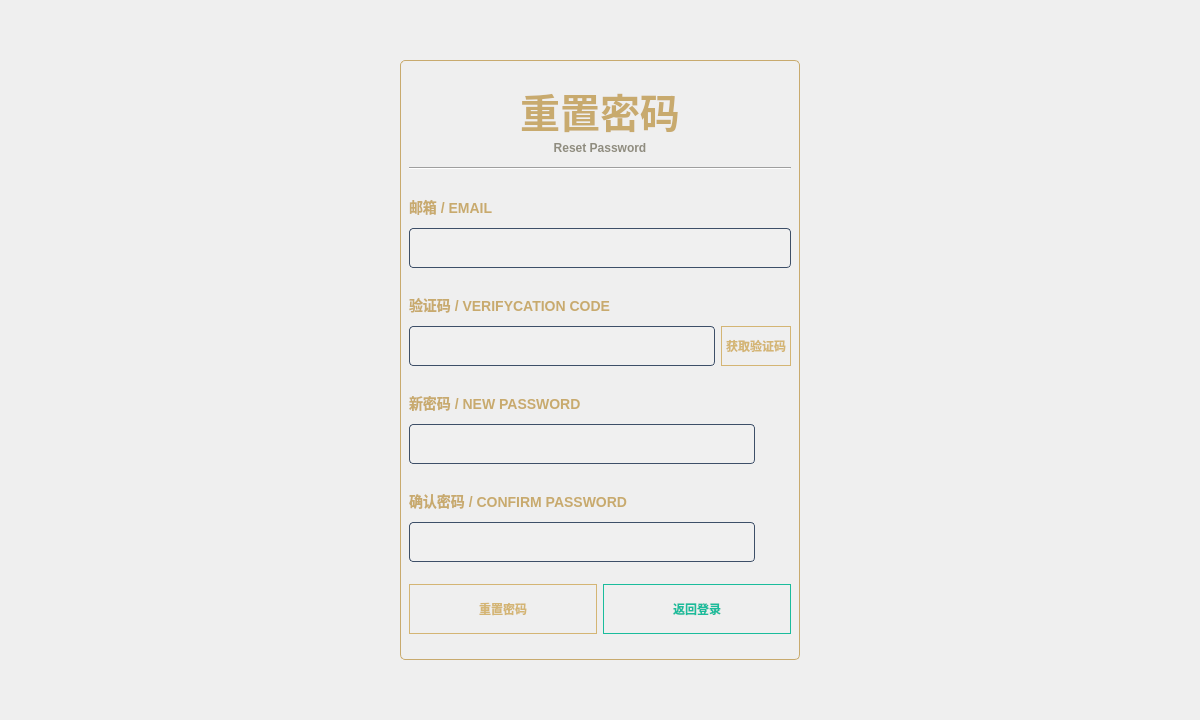
<?xml version="1.0" encoding="UTF-8"?>
<ui version="4.0">
 <class>ResetWidget</class>
 <widget class="QWidget" name="ResetWidget">
  <property name="geometry">
   <rect>
    <x>0</x>
    <y>0</y>
    <width>1200</width>
    <height>720</height>
   </rect>
  </property>
  <property name="minimumSize">
   <size>
    <width>1200</width>
    <height>720</height>
   </size>
  </property>
  <property name="maximumSize">
   <size>
    <width>1200</width>
    <height>720</height>
   </size>
  </property>
  <property name="windowTitle">
   <string>Form</string>
  </property>
  <layout class="QGridLayout" name="gridLayout">
   <item row="0" column="1">
    <spacer name="verticalSpacer">
     <property name="orientation">
      <enum>Qt::Vertical</enum>
     </property>
     <property name="sizeHint" stdset="0">
      <size>
       <width>20</width>
       <height>42</height>
      </size>
     </property>
    </spacer>
   </item>
   <item row="1" column="0">
    <spacer name="horizontalSpacer">
     <property name="orientation">
      <enum>Qt::Horizontal</enum>
     </property>
     <property name="sizeHint" stdset="0">
      <size>
       <width>382</width>
       <height>20</height>
      </size>
     </property>
    </spacer>
   </item>
   <item row="1" column="1">
    <widget class="QWidget" name="widget" native="true">
     <property name="minimumSize">
      <size>
       <width>400</width>
       <height>600</height>
      </size>
     </property>
     <property name="maximumSize">
      <size>
       <width>400</width>
       <height>600</height>
      </size>
     </property>
     <property name="styleSheet">
      <string notr="true">#widget{	
	border: 1px solid #C8AA6E;      
	font-family: 'Microsoft YaHei';
	border-radius: 5px;
}</string>
     </property>
     <layout class="QVBoxLayout" name="verticalLayout_6">
      <item>
       <layout class="QVBoxLayout" name="verticalLayout">
        <item>
         <widget class="QLabel" name="title_lbl">
          <property name="minimumSize">
           <size>
            <width>0</width>
            <height>50</height>
           </size>
          </property>
          <property name="maximumSize">
           <size>
            <width>16777215</width>
            <height>50</height>
           </size>
          </property>
          <property name="styleSheet">
           <string notr="true">	border: none;      
   	color: #C8AA6E;
	font-size: 40px;
	font-weight: bold;
	font-family: 'Microsoft YaHei';</string>
          </property>
          <property name="text">
           <string>重置密码</string>
          </property>
          <property name="alignment">
           <set>Qt::AlignCenter</set>
          </property>
         </widget>
        </item>
        <item>
         <widget class="QLabel" name="title_lbl_en">
          <property name="minimumSize">
           <size>
            <width>0</width>
            <height>20</height>
           </size>
          </property>
          <property name="maximumSize">
           <size>
            <width>16777215</width>
            <height>20</height>
           </size>
          </property>
          <property name="styleSheet">
           <string notr="true">	border: none;      
   	color: #8F8C7F;
	font-size: 12px;
	font-weight: bold;
	font-family: 'Microsoft YaHei';</string>
          </property>
          <property name="text">
           <string>Reset Password</string>
          </property>
          <property name="alignment">
           <set>Qt::AlignHCenter|Qt::AlignTop</set>
          </property>
         </widget>
        </item>
        <item>
         <widget class="Line" name="line">
          <property name="styleSheet">
           <string notr="true">/* 水平线 */
QFrame[frameShape=&quot;4&quot;] {
    border: none;
    /* 最后那个数字 120 是透明度(0-255)，越小越淡，看起来越细 */
    background-color: rgba(200, 170, 110, 120); 
    max-height: 1px;     /* 物理占用依然是 1px */
    min-height: 1px;
}</string>
          </property>
          <property name="orientation">
           <enum>Qt::Horizontal</enum>
          </property>
         </widget>
        </item>
       </layout>
      </item>
      <item>
       <layout class="QVBoxLayout" name="verticalLayout_2">
        <item>
         <widget class="QLabel" name="email_lbl">
          <property name="minimumSize">
           <size>
            <width>0</width>
            <height>30</height>
           </size>
          </property>
          <property name="maximumSize">
           <size>
            <width>16777215</width>
            <height>30</height>
           </size>
          </property>
          <property name="styleSheet">
           <string notr="true">   	color: #C8AA6E;
	font-size: 14px;
	font-weight: bold;
	font-family: 'Microsoft YaHei';</string>
          </property>
          <property name="text">
           <string>邮箱 / EMAIL</string>
          </property>
         </widget>
        </item>
        <item>
         <widget class="QLineEdit" name="email_edit">
          <property name="minimumSize">
           <size>
            <width>0</width>
            <height>40</height>
           </size>
          </property>
          <property name="maximumSize">
           <size>
            <width>16777215</width>
            <height>40</height>
           </size>
          </property>
          <property name="styleSheet">
           <string notr="true">QLineEdit {
    background-color: rgba(255, 255, 255, 0.05); /* 极淡的白色透明背景 */
    border: 1px solid #3d4f68;                   /* 蓝灰色边框 */
    border-radius: 4px;                          /* 轻微圆角 */
    padding: 8px 10px;                           /* 内部文字间距 */
    color: #cccccc;                              /* 输入文字颜色：浅灰 */
    font-family: &quot;Microsoft YaHei&quot;;
    font-size: 14px;
    selection-background-color: #d4b574;         /* 选中文字背景色：金色 */
}

/* 输入框获得焦点时 */
QLineEdit:focus {
    border: 1px solid #d4b574; /* 获得焦点变金色边框 */
    background-color: rgba(255, 255, 255, 0.08);
}</string>
          </property>
         </widget>
        </item>
       </layout>
      </item>
      <item>
       <layout class="QVBoxLayout" name="verticalLayout_3">
        <item>
         <widget class="QLabel" name="verify_lbl">
          <property name="minimumSize">
           <size>
            <width>0</width>
            <height>30</height>
           </size>
          </property>
          <property name="maximumSize">
           <size>
            <width>16777215</width>
            <height>30</height>
           </size>
          </property>
          <property name="styleSheet">
           <string notr="true">   	color: #C8AA6E;
	font-size: 14px;
	font-weight: bold;
	font-family: 'Microsoft YaHei';</string>
          </property>
          <property name="text">
           <string>验证码 / VERIFYCATION CODE</string>
          </property>
         </widget>
        </item>
        <item>
         <layout class="QHBoxLayout" name="horizontalLayout_2">
          <item>
           <widget class="QLineEdit" name="verify_edit">
            <property name="minimumSize">
             <size>
              <width>0</width>
              <height>40</height>
             </size>
            </property>
            <property name="maximumSize">
             <size>
              <width>16777215</width>
              <height>40</height>
             </size>
            </property>
            <property name="styleSheet">
             <string notr="true">QLineEdit {
    background-color: rgba(255, 255, 255, 0.05); /* 极淡的白色透明背景 */
    border: 1px solid #3d4f68;                   /* 蓝灰色边框 */
    border-radius: 4px;                          /* 轻微圆角 */
    padding: 8px 10px;                           /* 内部文字间距 */
    color: #cccccc;                              /* 输入文字颜色：浅灰 */
    font-family: &quot;Microsoft YaHei&quot;;
    font-size: 14px;
    selection-background-color: #d4b574;         /* 选中文字背景色：金色 */
}

/* 输入框获得焦点时 */
QLineEdit:focus {
    border: 1px solid #d4b574; /* 获得焦点变金色边框 */
    background-color: rgba(255, 255, 255, 0.08);
}</string>
            </property>
           </widget>
          </item>
          <item>
           <widget class="QPushButton" name="get_verify_btn">
            <property name="minimumSize">
             <size>
              <width>70</width>
              <height>40</height>
             </size>
            </property>
            <property name="maximumSize">
             <size>
              <width>70</width>
              <height>40</height>
             </size>
            </property>
            <property name="styleSheet">
             <string notr="true">QPushButton#get_verify_btn {
    border: 1px solid #d4b574;  /* 金色边框 */
    color: #d4b574;             /* 金色文字 */
	font-weight: bold;
}

QPushButton#get_verify_btn:hover {
    background-color: rgba(212, 181, 116, 0.1); /* 悬停时微亮 */
    border: 1px solid #ead095;
	font-weight: bold;
}

QPushButton#get_verify_btn:pressed {
    background-color: rgba(212, 181, 116, 0.2); /* 按下效果 */
    padding-top: 1px; /* 模拟按压位移 */
    padding-left: 1px;
	font-weight: bold;
}</string>
            </property>
            <property name="text">
             <string>获取验证码</string>
            </property>
           </widget>
          </item>
         </layout>
        </item>
       </layout>
      </item>
      <item>
       <layout class="QVBoxLayout" name="verticalLayout_4">
        <item>
         <widget class="QLabel" name="password_lbl">
          <property name="minimumSize">
           <size>
            <width>0</width>
            <height>30</height>
           </size>
          </property>
          <property name="maximumSize">
           <size>
            <width>16777215</width>
            <height>30</height>
           </size>
          </property>
          <property name="styleSheet">
           <string notr="true">   	color: #C8AA6E;
	font-size: 14px;
	font-weight: bold;
	font-family: 'Microsoft YaHei';</string>
          </property>
          <property name="text">
           <string>新密码 / NEW PASSWORD</string>
          </property>
         </widget>
        </item>
        <item>
         <layout class="QHBoxLayout" name="horizontalLayout_3">
          <item>
           <widget class="QLineEdit" name="password_edit">
            <property name="minimumSize">
             <size>
              <width>0</width>
              <height>40</height>
             </size>
            </property>
            <property name="maximumSize">
             <size>
              <width>16777215</width>
              <height>40</height>
             </size>
            </property>
            <property name="styleSheet">
             <string notr="true">QLineEdit {
    background-color: rgba(255, 255, 255, 0.05); /* 极淡的白色透明背景 */
    border: 1px solid #3d4f68;                   /* 蓝灰色边框 */
    border-radius: 4px;                          /* 轻微圆角 */
    padding: 8px 10px;                           /* 内部文字间距 */
    color: #cccccc;                              /* 输入文字颜色：浅灰 */
    font-family: &quot;Microsoft YaHei&quot;;
    font-size: 14px;
    selection-background-color: #d4b574;         /* 选中文字背景色：金色 */
}

/* 输入框获得焦点时 */
QLineEdit:focus {
    border: 1px solid #d4b574; /* 获得焦点变金色边框 */
    background-color: rgba(255, 255, 255, 0.08);
}</string>
            </property>
           </widget>
          </item>
          <item>
           <widget class="QToolButton" name="password_tool">
            <property name="minimumSize">
             <size>
              <width>30</width>
              <height>30</height>
             </size>
            </property>
            <property name="styleSheet">
             <string notr="true">QToolButton { 
	border: none; background: transparent;
}</string>
            </property>
            <property name="text">
             <string/>
            </property>
           </widget>
          </item>
         </layout>
        </item>
       </layout>
      </item>
      <item>
       <layout class="QVBoxLayout" name="verticalLayout_5">
        <item>
         <widget class="QLabel" name="confirm_lbl">
          <property name="minimumSize">
           <size>
            <width>0</width>
            <height>30</height>
           </size>
          </property>
          <property name="maximumSize">
           <size>
            <width>16777215</width>
            <height>30</height>
           </size>
          </property>
          <property name="styleSheet">
           <string notr="true">   	color: #C8AA6E;
	font-size: 14px;
	font-weight: bold;
	font-family: 'Microsoft YaHei';</string>
          </property>
          <property name="text">
           <string>确认密码 / CONFIRM PASSWORD</string>
          </property>
         </widget>
        </item>
        <item>
         <layout class="QHBoxLayout" name="horizontalLayout_4">
          <item>
           <widget class="QLineEdit" name="confirm_edit">
            <property name="minimumSize">
             <size>
              <width>0</width>
              <height>40</height>
             </size>
            </property>
            <property name="maximumSize">
             <size>
              <width>16777215</width>
              <height>40</height>
             </size>
            </property>
            <property name="styleSheet">
             <string notr="true">QLineEdit {
    background-color: rgba(255, 255, 255, 0.05); /* 极淡的白色透明背景 */
    border: 1px solid #3d4f68;                   /* 蓝灰色边框 */
    border-radius: 4px;                          /* 轻微圆角 */
    padding: 8px 10px;                           /* 内部文字间距 */
    color: #cccccc;                              /* 输入文字颜色：浅灰 */
    font-family: &quot;Microsoft YaHei&quot;;
    font-size: 14px;
    selection-background-color: #d4b574;         /* 选中文字背景色：金色 */
}

/* 输入框获得焦点时 */
QLineEdit:focus {
    border: 1px solid #d4b574; /* 获得焦点变金色边框 */
    background-color: rgba(255, 255, 255, 0.08);
}</string>
            </property>
           </widget>
          </item>
          <item>
           <widget class="QToolButton" name="confirm_tool">
            <property name="minimumSize">
             <size>
              <width>30</width>
              <height>30</height>
             </size>
            </property>
            <property name="styleSheet">
             <string notr="true">QToolButton { 
	border: none; background: transparent;
}</string>
            </property>
            <property name="text">
             <string/>
            </property>
           </widget>
          </item>
         </layout>
        </item>
       </layout>
      </item>
      <item>
       <layout class="QHBoxLayout" name="horizontalLayout">
        <item>
         <widget class="QPushButton" name="reset_btn">
          <property name="minimumSize">
           <size>
            <width>0</width>
            <height>50</height>
           </size>
          </property>
          <property name="maximumSize">
           <size>
            <width>16777215</width>
            <height>50</height>
           </size>
          </property>
          <property name="styleSheet">
           <string notr="true">QPushButton#reset_btn {
    border: 1px solid #d4b574;  /* 金色边框 */
    color: #d4b574;             /* 金色文字 */
	font-weight: bold;
}

QPushButton#reset_btn:hover {
    background-color: rgba(212, 181, 116, 0.1); /* 悬停时微亮 */
    border: 1px solid #ead095;
	font-weight: bold;
}

QPushButton#reset_btn:pressed {
    background-color: rgba(212, 181, 116, 0.2); /* 按下效果 */
    padding-top: 1px; /* 模拟按压位移 */
    padding-left: 1px;
	font-weight: bold;
}</string>
          </property>
          <property name="text">
           <string>重置密码</string>
          </property>
         </widget>
        </item>
        <item>
         <widget class="QPushButton" name="cannel_btn">
          <property name="minimumSize">
           <size>
            <width>0</width>
            <height>50</height>
           </size>
          </property>
          <property name="maximumSize">
           <size>
            <width>16777215</width>
            <height>50</height>
           </size>
          </property>
          <property name="styleSheet">
           <string notr="true">QPushButton#cannel_btn {
    border: 1px solid #1abc9c;  /* 青色边框 */
    color: #1abc9c;             /* 青色文字 */
	font-weight: bold;
}

QPushButton#cannel_btn:hover {
    background-color: rgba(26, 188, 156, 0.1); /* 悬停微亮 */
    border: 1px solid #3de3c2;
	font-weight: bold;
}

QPushButton#cannel_btn:pressed {
    background-color: rgba(26, 188, 156, 0.2);
    padding-top: 1px;
    padding-left: 1px;
	font-weight: bold;
}</string>
          </property>
          <property name="text">
           <string>返回登录</string>
          </property>
         </widget>
        </item>
       </layout>
      </item>
     </layout>
    </widget>
   </item>
   <item row="1" column="2">
    <spacer name="horizontalSpacer_2">
     <property name="orientation">
      <enum>Qt::Horizontal</enum>
     </property>
     <property name="sizeHint" stdset="0">
      <size>
       <width>382</width>
       <height>20</height>
      </size>
     </property>
    </spacer>
   </item>
   <item row="2" column="1">
    <spacer name="verticalSpacer_2">
     <property name="orientation">
      <enum>Qt::Vertical</enum>
     </property>
     <property name="sizeHint" stdset="0">
      <size>
       <width>20</width>
       <height>42</height>
      </size>
     </property>
    </spacer>
   </item>
  </layout>
 </widget>
 <resources/>
 <connections/>
</ui>
